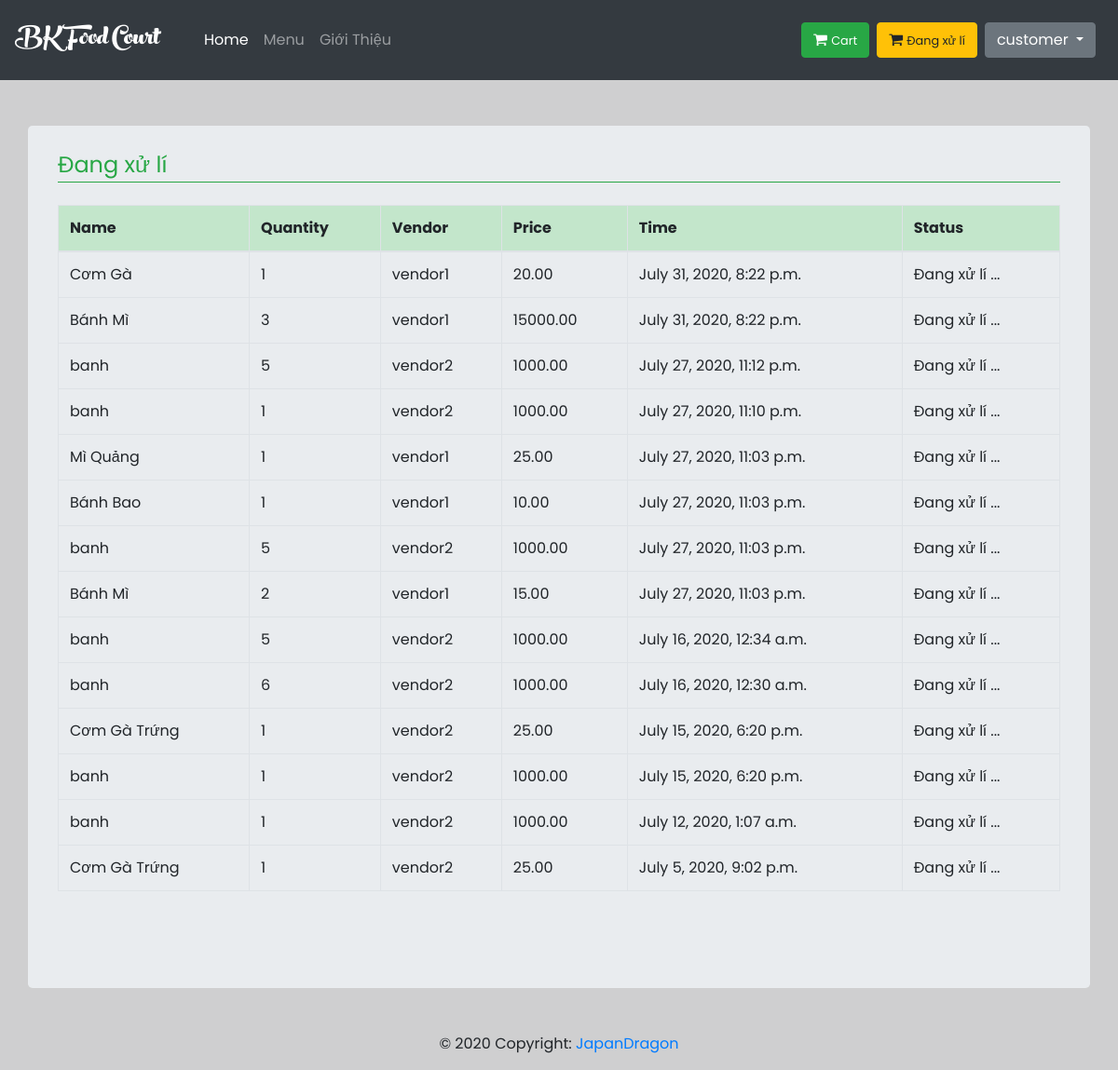
/menu/processing/ (signed in), run on the app's committed database.
### home/models.py (models this page shows, shortened)
class PayDone(models.Model):
    customer = models.ForeignKey(User, null=True, on_delete=models.CASCADE, limit_choices_to={
        'is_staff': False
    }, related_name='customer')
    vendor = models.ForeignKey(User, null=True, on_delete=models.CASCADE, limit_choices_to={
        'is_staff': True
    }, related_name='vendor')
    food = models.CharField(max_length=200)
    quantity = models.IntegerField(default=1)
    price = models.DecimalField(max_digits=10, decimal_places=2)
    date_pay = models.DateTimeField(default=timezone.now())
    notice = models.TextField(blank=True, default='')
    class Meta:
        ordering = ('-date_pay',)
    def get_item_by_customer(self, customer_id):
        try:
            return self.objects.filter(customer_id=customer_id)
        except:
            return None

### order/views.py (the view)
# urls.py: path('processing/', order_view.food_proccessing, name='food-processing'),
def food_proccessing(request):
    foods = PayDone.get_item_by_customer(PayDone, request.user.id)
    return render(request, 'menu/dangxuli.html', {
        'foods': foods
    })

### Food/processor.py (called while the page is built)
def context(request):
    return {
        'list': foods.objects.all(),
    }

### templates/menu/dangxuli.html (shortened to what this page needs)
{% extends 'home/base.html' %}
{% block container %}
 <div class="container mt-5 jumbotron pt-4">
        <fieldset class="mb-3">
            <legend class="border-bottom border-success text-success">Đang xử lí</legend>
        </fieldset>
        <table class="table table-{1:striped|sm|bordered|hover|inverse} table-inverse table-bordered">
            <thead class="thead-inverse|thead-default table-bordered table-success">
            <tr>
                <th>Name</th>
                <th>Quantity</th>
                <th>Vendor</th>
                <th>Price</th>
                <th>Time</th>
                <th>Status</th>
            </tr>
            </thead>
            <tbody>
            {% for food in foods %}
                <tr>
                    <td scope="row">{{ food.food }}</td>
                    <td>{{ food.quantity }}</td>
                    <td>{{ food.vendor }}</td>
                    <td>{{ food.price }}</td>
                    <td>{{ food.date_pay }}</td>
                    <td>Đang xử lí ...</td>
                </tr>
            {% endfor %}
            </tbody>
        </table>
        <br>
    </div>
{% endblock %}

### templates/home/base.html (shortened to what this page needs)
<!DOCTYPE html>
<html lang="en">
<head>
    {% load static %}
    <link rel="stylesheet" href="{% static 'bootstrap/css/bootstrap.min.css' %}">
    <link rel="stylesheet" type="text/css" href="{% static 'home/CSS/style.css' %}"/>
    <link rel="stylesheet" href="https://cdnjs.cloudflare.com/ajax/libs/font-awesome/4.7.0/css/font-awesome.min.css">
    <link rel="stylesheet" href="https://cdnjs.cloudflare.com/ajax/libs/toastr.js/latest/toastr.min.css">
</head>
<body style="padding-top: 65pt">
<nav class="navbar navbar-expand-md navbar-dark bg-dark fixed-top">
    <a href="{% url 'home' %}" class="navbar-brand">
        <div class="logo">
            BK Food Court
        </div>
    </a>
    <div class="collapse navbar-collapse ml-md-4" id="navbarCollapse">
        <div class="navbar-nav">
            <a href="{% url 'home' %}" class="nav-item nav-link active">Home</a>
            <a href="{% url 'menu' %}" class="nav-item nav-link">Menu</a>
            <a href="{% url 'intro' %}" class="nav-item nav-link">Giới Thiệu</a>
        </div>
        <div class="navbar-nav ml-auto">
            {% if user.is_authenticated %} {% if user.is_staff %}
                {% if not user.is_superuser %}
                    <a href="{% url 'donhang' %}">
                        <button class="btn btn-warning mr-2"><i class="fa fa-shopping-cart" aria-hidden="true"></i>
                            <small>Đơn Hàng</small>
                        </button>
                    </a>
                    <a href="{% url 'foodstore' %}">
                        <button class="btn btn-info mr-2"><i class="fa fa-cutlery" aria-hidden="true"></i>
                            <small>Food Store</small>
                        </button>
                    </a>
                    <a href="{% url 'addfood' %}">
                        <button class="btn btn-outline-info mr-2"><i class="fa fa-pencil-square-o"
                                                                     aria-hidden="true"></i>
                            <small>Add Food</small>
                        </button>
                    </a>
                    <div class="dropdown">
                        <button class="btn btn-secondary dropdown-toggle mr-sm-2" type="button" id="dropdownMenuButton"
                                data-toggle="dropdown" aria-haspopup="true" aria-expanded="false">
                            {{ user.get_username }}
                        </button>
                        <div class="dropdown-menu dropdown-menu-right" aria-labelledby="dropdownMenuButton">
                            <a class="dropdown-item" href="{% url 'profile' %}">Thông Tin Tài Khoản</a>
                            <a class="dropdown-item" href="{% url 'accountupdate' %}">Chỉnh Sửa Thông Tin</a>
                            <a class="dropdown-item" href="{% url 'report' %}">Report</a>
                            <a class="dropdown-item" href="{% url 'logout' %}">Đăng xuất</a>
                        </div>
                    </div>
                {% else %}
                    <a href="{% url 'list_vendor' %}">
                        <button class="btn btn-warning mr-2"><i class="fa fa-shopping-cart" aria-hidden="true"></i>
                            <small>Vendor</small>
                        </button>
                    </a>
                    <a href="{% url 'new_vendor' %}">
                        <button class="btn btn-info mr-2"><i class="fa fa-pencil-square-o" aria-hidden="true"></i>
                            <small>Add Vendor</small>
                        </button>
                    </a>
                    <div class="dropdown">
                        <button class="btn btn-secondary dropdown-toggle mr-sm-2" type="button" id="dropdownMenuButton"
                                data-toggle="dropdown" aria-haspopup="true" aria-expanded="false">
                            {{ user.get_username }}
                        </button>
                        <div class="dropdown-menu dropdown-menu-right" aria-labelledby="dropdownMenuButton">
                            <a class="dropdown-item" href="{% url 'profile' %}">Thông Tin Tài Khoản</a>
                            <a class="dropdown-item" href="{% url 'accountupdate' %}">Chỉnh Sửa Thông Tin</a>
                            <a class="dropdown-item" href="{% url 'logout' %}">Đăng xuất</a>
                        </div>
                    </div>
                {% endif %}
            {% else %}
                <a href="{% url 'cart' %}">
                    <button class="btn btn-success mr-2"><i class="fa fa-shopping-cart" aria-hidden="true"></i>
                        <small>Cart</small>
                    </button>
                </a>
                <a href="{% url 'food-processing' %}">
                    <button class="btn btn-warning mr-2"><i class="fa fa-shopping-cart" aria-hidden="true"></i>
                        <small>Đang xử lí</small>
                    </button>
                </a>
                <div class="dropdown">
                    <button class="btn btn-secondary dropdown-toggle mr-sm-2" type="button" id="dropdownMenuButton"
                            data-toggle="dropdown" aria-haspopup="true" aria-expanded="false">
                        {{ user.get_username }}
                    </button>
                </div>
            {% endif %} {% else %}
                <a class="btn btn-secondary nav-item mr-sm-2" href="{% url 'login' %}">Đăng nhập
                </a>
                <a class="btn nav-item btn-outline-light mr-sm-2" href="{% url 'register' %}">Đăng kí
                </a> {% endif %}
        </div>
    </div>
</nav>
{% block container %} {% endblock container %} {% block script %} {% endblock script %}
<footer class=" font-small blue">
  <div class="footer-copyright text-center py-3">© 2020 Copyright:
    <a href="https://github.com/huynhnhatlong9/" target="_blank"> JapanDragon</a>
  </div>
</footer>
</body>
</html>

### static/home/CSS/style.css (style rules this page uses)
* { text-decoration: none; }
body { position: relative; min-height: 100%; font-family: "Poppins", sans-serif; padding: 0pt; background-color: rgba(175, 175, 177, 0.6); }
.logo { font-family: peachcream !important; font-size: 40px; color: white; transition: 0.9s; }

### data on the page
PayDone: food "Cơm Gà", quantity "1", vendor "vendor1", price "20.00", date_pay "July 31, 2020, 8:22 p.m."
PayDone: food "Bánh Mì", quantity "3", vendor "vendor1", price "15000.00", date_pay "July 31, 2020, 8:22 p.m."
PayDone: food "banh", quantity "5", vendor "vendor2", price "1000.00", date_pay "July 27, 2020, 11:12 p.m."
PayDone: food "banh", quantity "1", vendor "vendor2", price "1000.00", date_pay "July 27, 2020, 11:10 p.m."
PayDone: food "Mì Quảng", quantity "1", vendor "vendor1", price "25.00", date_pay "July 27, 2020, 11:03 p.m."
PayDone: food "Bánh Bao", quantity "1", vendor "vendor1", price "10.00", date_pay "July 27, 2020, 11:03 p.m."
PayDone: food "banh", quantity "5", vendor "vendor2", price "1000.00", date_pay "July 27, 2020, 11:03 p.m."
PayDone: food "Bánh Mì", quantity "2", vendor "vendor1", price "15.00", date_pay "July 27, 2020, 11:03 p.m."
PayDone: food "banh", quantity "5", vendor "vendor2", price "1000.00", date_pay "July 16, 2020, 12:34 a.m."
PayDone: food "banh", quantity "6", vendor "vendor2", price "1000.00", date_pay "July 16, 2020, 12:30 a.m."
PayDone: food "Cơm Gà Trứng", quantity "1", vendor "vendor2", price "25.00", date_pay "July 15, 2020, 6:20 p.m."
PayDone: food "banh", quantity "1", vendor "vendor2", price "1000.00", date_pay "July 15, 2020, 6:20 p.m."
PayDone: food "banh", quantity "1", vendor "vendor2", price "1000.00", date_pay "July 12, 2020, 1:07 a.m."
PayDone: food "Cơm Gà Trứng", quantity "1", vendor "vendor2", price "25.00", date_pay "July 5, 2020, 9:02 p.m."

### other printed values
{{ user.get_username }} "customer"
